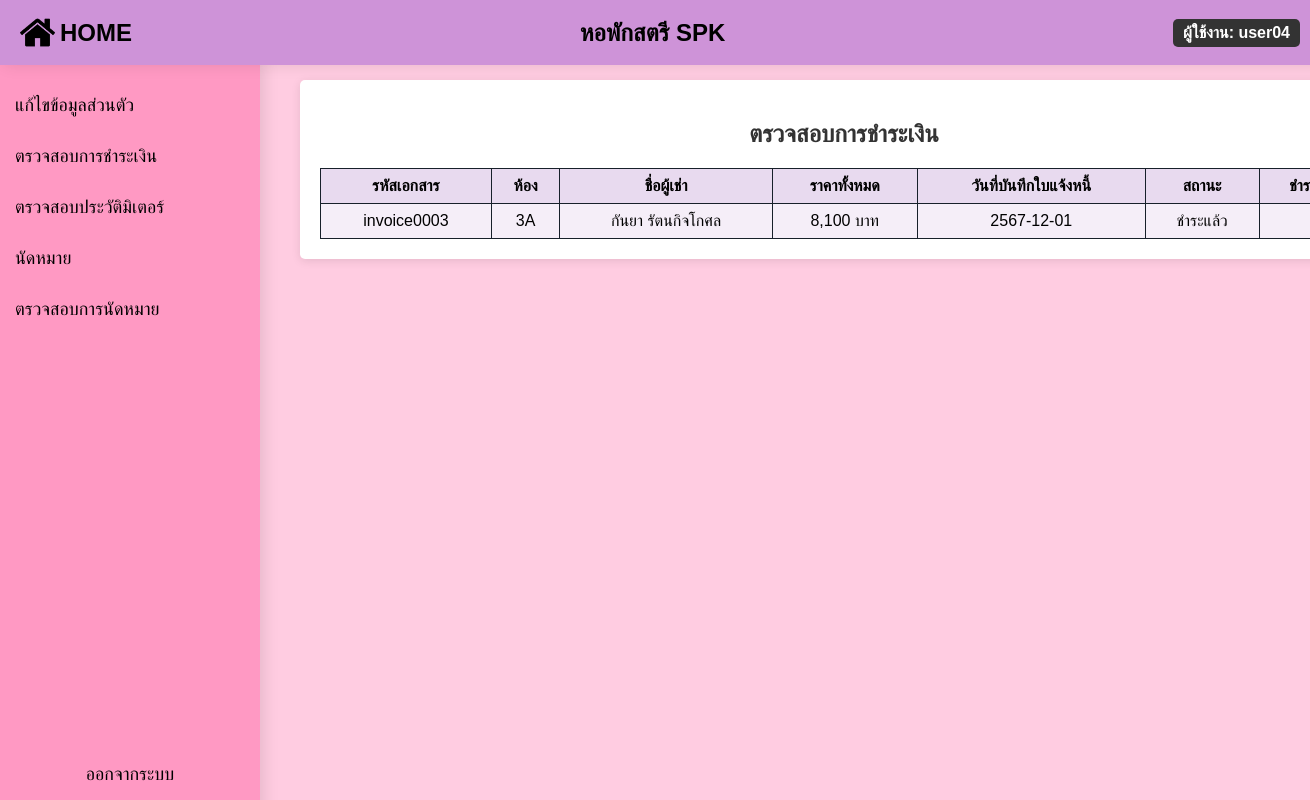
The app's page /search_payment.php (signed in) with its own data.
### tables this page shows
CREATE TABLE `invoice` (
  `invoice_id` varchar(20) NOT NULL,
  `room_id` varchar(11) NOT NULL,
  `water_cost` varchar(11) NOT NULL,
  `electric_cost` varchar(11) NOT NULL,
  `rent_cost` varchar(11) NOT NULL,
  `penalty_service_cost` varchar(11) NOT NULL,
  `cost_detail` text NOT NULL,
  `total_cost` varchar(11) NOT NULL,
  `payment_date` date DEFAULT NULL,
  `payment_img` blob,
  `payment_typeID` varchar(11) DEFAULT NULL,
  `invoice_date` date DEFAULT NULL,
  `payment_statusID` varchar(11) DEFAULT NULL,
  `invoice_month` varchar(11) NOT NULL
);

CREATE TABLE `payment_status` (
  `payment_statusID` varchar(11) NOT NULL,
  `payment_status_name` varchar(12) NOT NULL
);

### search_payment.php (the view, shortened to what this page needs)
<?php
include('condb.php');
$username = $_SESSION['username'];
$user_query = "SELECT user_id FROM user WHERE user_id = ?";
$stmt_user = $conn->prepare($user_query);
$stmt_user->bind_param("s", $username);
$stmt_user->execute();
$user_result = $stmt_user->get_result();
$user_data = $user_result->fetch_assoc();
$user_id = $user_data['user_id'] ?? '';
$contract_query = "SELECT c.room_id
                   FROM contract_user cu
                   JOIN contract c ON cu.contract_id = c.contract_id
                   WHERE cu.user_id = ? AND c.contract_status = 'กำลังมีผล'";
$stmt_contract = $conn->prepare($contract_query);
$stmt_contract->bind_param("s", $user_id);
$stmt_contract->execute();
$contract_result = $stmt_contract->get_result();
$contract_data = $contract_result->fetch_assoc();
$room_id = $contract_data['room_id'] ?? '';
$searchQuery = "SELECT i.invoice_id, i.room_id,
                       GROUP_CONCAT(DISTINCT CONCAT(u.first_name, ' ', u.last_name)) AS tenant_names,
                       i.water_cost, i.electric_cost, i.rent_cost, i.total_cost, i.invoice_date,
                       i.cost_detail, ps.payment_status_name, i.payment_img,
                       pt.payment_type_name, i.payment_date, i.penalty_service_cost
                FROM invoice i
                JOIN contract c ON i.room_id = c.room_id
                JOIN contract_user cu ON c.contract_id = cu.contract_id
                JOIN user u ON cu.user_id = u.user_id
                JOIN payment_status ps ON i.payment_statusID = ps.payment_statusID
                LEFT JOIN payment_type pt ON i.payment_typeID = pt.payment_typeID
                WHERE cu.user_id = ? AND i.room_id = ?";
$params = [$user_id, $room_id];
$types = "ss";
$searchQuery .= " GROUP BY i.invoice_id";
$stmt_invoice = $conn->prepare($searchQuery);
$stmt_invoice->bind_param($types, ...$params);
$stmt_invoice->execute();
$result = $stmt_invoice->get_result();
?>
<!DOCTYPE html>
<html lang="th">
<head>
</head>
<body>
    <?php include('user_sidebar.php'); ?>
    <div class="container">
        <h2>ตรวจสอบการชำระเงิน</h2>
        <?php if ($result && $result->num_rows > 0): ?>
            <table>
                <thead>
                    <tr>
                        <th>รหัสเอกสาร</th>
                        <th>ห้อง</th>
                        <th>ชื่อผู้เช่า</th>
                        <th>ราคาทั้งหมด</th>
                        <th>วันที่บันทึกใบแจ้งหนี้</th>
                        <th>สถานะ</th>
                        <th>ชำระเงิน</th>
                    </tr>
                </thead>
                <tbody>
                    <?php while ($row = $result->fetch_assoc()): ?>
                        <tr>
                            <td><?= $row['invoice_id'] ?></td>
                            <td><?= $row['room_id'] ?></td>
                            <td><?= $row['tenant_names'] ?></td>
                            <td><?= number_format($row['total_cost']) ?> บาท</td>
                            <td><?= date('Y-m-d', strtotime($row['invoice_date'])) ?></td>
                            <td><?= $row['payment_status_name'] ?></td>
                            <td>
                            </td>
                        </tr>
                    <?php endwhile; ?>
                </tbody>
            </table>
        <?php else: ?>
            <p>ไม่พบข้อมูล</p>
        <?php endif; ?>
    </div>
</body>
</html>

### search_payment.php (style rules this page uses)
body { font-family: Arial, sans-serif; }
.container { width: 80%; max-width: 1600px; margin: 80px auto; background: #fff; padding: 20px; border-radius: 5px; box-shadow: 0 2px 10px rgba(0, 0, 0, 0.1); margin-left: 300px; }
h2 { text-align: center; color: #333; }
table { width: 100%; border-collapse: collapse; margin-top: 20px; }
table, th, td { border: 1px solid #17202a; }
th, td { padding: 8px; text-align: center; }
th { background-color: #e8daef; }
tr:nth-child(odd) { background-color: #f5eef8; }

### user_sidebar.php (style rules this page uses)
body { margin: 0; font-family: Arial, sans-serif; background-color: #ffcce1; }

### records on screen
invoice: invoice_id "invoice0003", room "3A", tenant_names "กันยา รัตนกิจโกศล", total_cost "8,100", invoice_date "2567-12-01", payment_statusID.payment_status_name "ชำระแล้ว"

### other values on screen
$_SESSION['username'] "user04"
